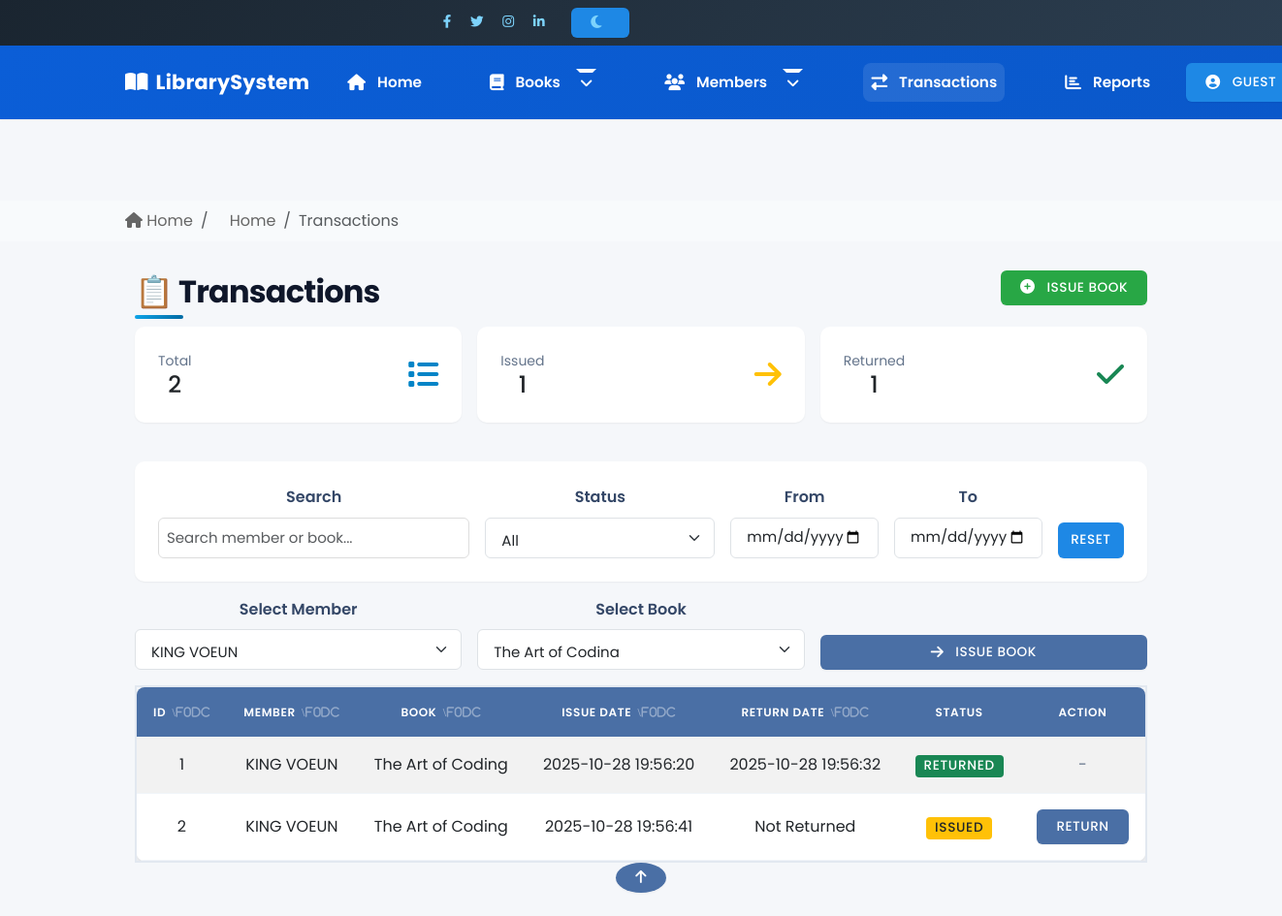
The page /transactions/ on the database as committed earlier.
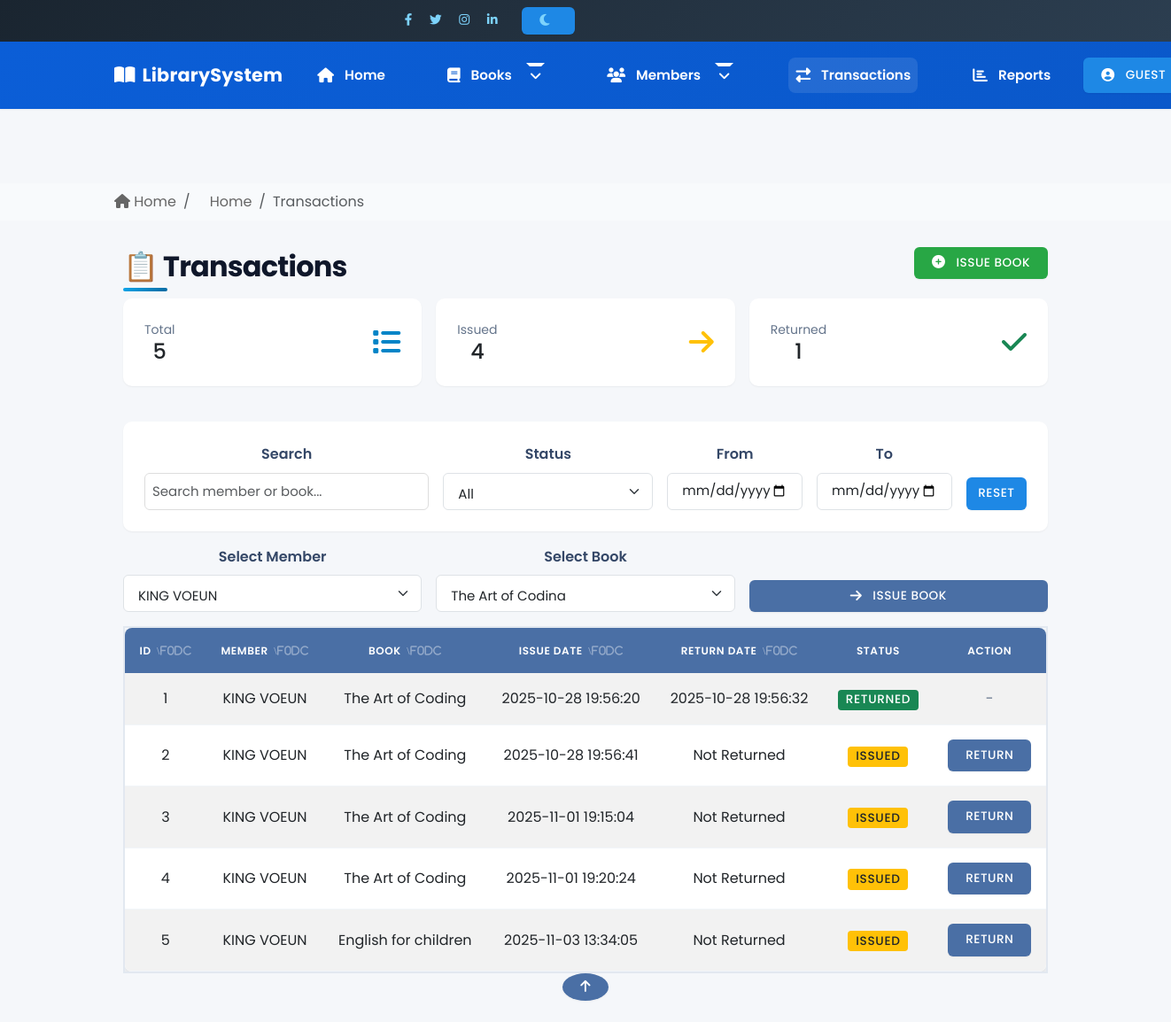
The same page on the database as committed later.
### tables this page shows
CREATE TABLE transactions (
                id INTEGER PRIMARY KEY AUTOINCREMENT,
                member_id INTEGER NOT NULL,
                book_id INTEGER NOT NULL,
                issue_date TEXT,
                return_date TEXT,
                FOREIGN KEY (member_id) REFERENCES members(id),
                FOREIGN KEY (book_id) REFERENCES books(id)
            );

CREATE TABLE members (
                id INTEGER PRIMARY KEY AUTOINCREMENT,
                full_name TEXT NOT NULL,
                email TEXT,
                phone TEXT,
                address TEXT,
                created_at TEXT
            , first_name TEXT, last_name TEXT, date_of_birth TEXT, gender TEXT, city TEXT, state TEXT, postal_code TEXT, member_type TEXT, membership_date TEXT, institution TEXT, emergency_contact_name TEXT, emergency_contact_phone TEXT, notes TEXT, terms_agreed INTEGER);

CREATE TABLE books (
                id INTEGER PRIMARY KEY AUTOINCREMENT,
                title TEXT NOT NULL,
                author TEXT NOT NULL,
                publisher TEXT,
                year_published TEXT,
                category TEXT,
                total_copies INTEGER,
                available_copies INTEGER
            );

### routes/transaction_routes.py (the view)
@transaction_bp.route('/')
def view_transactions():
    transactions = TransactionModel.get_all()
    total = len(transactions)
    issued = sum(1 for t in transactions if not t['return_date'])
    returned = total - issued
    members = MemberModel.get_all()
    books = BookModel.get_all()
    return render_template(
        'transactions.html',
        transactions=transactions,
        members=members,
        books=books,
        stats={"total": total, "issued": issued, "returned": returned}
    )

### models/book_model.py (called while the page is built)
    @staticmethod
    def connect():
        conn = sqlite3.connect('library.db')
        conn.row_factory = sqlite3.Row
        return conn

    @staticmethod
    def get_all():
        conn = BookModel.connect()
        cur = conn.cursor()
        cur.execute('SELECT * FROM books')
        books = cur.fetchall()
        conn.close()
        return books

### models/member_model.py (called while the page is built)
    @staticmethod
    def connect():
        conn = sqlite3.connect('library.db')
        conn.row_factory = sqlite3.Row  # Allows dict-like access
        return conn

    @staticmethod
    def get_all():
        conn = MemberModel.connect()
        cur = conn.cursor()
        cur.execute('SELECT * FROM members')
        data = cur.fetchall()
        conn.close()
        return data

### models/transaction_model.py (called while the page is built)
    @staticmethod
    def connect():
        conn = sqlite3.connect('library.db')
        conn.row_factory = sqlite3.Row
        return conn

    @staticmethod
    def get_all():
        conn = TransactionModel.connect()
        cur = conn.cursor()
        cur.execute('''
            SELECT t.id, m.full_name AS member_name, b.title AS book_title,
                   t.issue_date, t.return_date
            FROM transactions t
            JOIN members m ON t.member_id = m.id
            JOIN books b ON t.book_id = b.id
        ''')
        data = cur.fetchall()
        conn.close()
        return data

### templates/transactions.html (shortened to what this page needs)
{% extends 'base.html' %}
{% block breadcrumb %}
  <li class="breadcrumb-item"><a href="/" class="text-decoration-none">Home</a></li>
  <li class="breadcrumb-item active" aria-current="page">Transactions</li>
{% endblock %}
{% block content %}
<div class="container mt-2" id="tx-page">
  <div class="d-flex flex-wrap align-items-center justify-content-between gap-2 mb-3">
    <h2 class="mb-0">📋 Transactions</h2>
    <a href="{{ url_for('transaction_bp.issue_book') }}" class="btn btn-success">
      <i class="fas fa-plus-circle me-1"></i> Issue Book
    </a>
  </div>
  {% if stats %}
  <div class="row g-3 mb-3">
    <div class="col-md-4">
      <div class="card stat-card border-0 shadow-sm">
        <div class="card-body d-flex align-items-center justify-content-between">
          <div>
            <div class="text-muted small">Total</div>
            <div class="h4 mb-0">{{ stats.total }}</div>
          </div>
          <i class="fas fa-list fa-2x text-primary"></i>
        </div>
      </div>
    </div>
    <div class="col-md-4">
      <div class="card stat-card border-0 shadow-sm">
        <div class="card-body d-flex align-items-center justify-content-between">
          <div>
            <div class="text-muted small">Issued</div>
            <div class="h4 mb-0">{{ stats.issued }}</div>
          </div>
          <i class="fas fa-arrow-right fa-2x text-warning"></i>
        </div>
      </div>
    </div>
    <div class="col-md-4">
      <div class="card stat-card border-0 shadow-sm">
        <div class="card-body d-flex align-items-center justify-content-between">
          <div>
            <div class="text-muted small">Returned</div>
            <div class="h4 mb-0">{{ stats.returned }}</div>
          </div>
          <i class="fas fa-check fa-2x text-success"></i>
        </div>
      </div>
    </div>
  </div>
  {% endif %}
  <div class="card border-0 shadow-sm mb-3">
    <div class="card-body">
      <div class="row g-3 align-items-end">
        <div class="col-md-4">
          <label class="form-label">Search</label>
          <input type="text" id="tx-search" class="form-control" placeholder="Search member or book...">
        </div>
        <div class="col-md-3">
          <label class="form-label">Status</label>
          <select id="tx-status" class="form-select">
            <option value="all" selected>All</option>
          </select>
        </div>
        <div class="col-md-2">
          <label class="form-label">From</label>
          <input type="date" id="tx-from" class="form-control">
        </div>
        <div class="col-md-2">
          <label class="form-label">To</label>
          <input type="date" id="tx-to" class="form-control">
        </div>
        <div class="col-md-1 d-grid">
          <button class="btn btn-outline-secondary" id="tx-reset">Reset</button>
        </div>
      </div>
    </div>
  </div>
  {% if members and books %}
  <form action="{{ url_for('transaction_bp.issue_book') }}" method="POST" class="mb-3">
    <div class="row g-3 align-items-end">
      <div class="col-md-4">
        <label for="member_id" class="form-label">Select Member</label>
        <select name="member_id" class="form-select" required>
          {% for m in members %}
          <option value="{{ m.id }}">{{ m.full_name }}</option>
          {% endfor %}
        </select>
      </div>
      <div class="col-md-4">
        <label for="book_id" class="form-label">Select Book</label>
        <select name="book_id" class="form-select" required>
          {% for b in books %}
          <option value="{{ b.id }}">{{ b.title }}</option>
          {% endfor %}
        </select>
      </div>
      <div class="col-md-4 d-grid">
        <button type="submit" class="btn btn-primary w-100">
          <i class="fas fa-arrow-right me-1"></i> Issue Book
        </button>
      </div>
    </div>
  </form>
  {% endif %}
  {% if transactions %}
  <div class="table-responsive">
    <table class="table table-striped table-hover align-middle" id="tx-table">
      <thead class="table-dark">
        <tr>
          <th data-sort="id" class="sortable">ID</th>
          <th data-sort="member" class="sortable">Member</th>
          <th data-sort="book" class="sortable">Book</th>
          <th data-sort="issue" class="sortable">Issue Date</th>
          <th data-sort="return" class="sortable">Return Date</th>
          <th>Status</th>
          <th>Action</th>
        </tr>
      </thead>
      <tbody>
        {% for t in transactions %}
        {% set is_returned = 1 if t.return_date else 0 %}
        <tr data-id="{{ t.id }}" data-member="{{ t.member_name|lower }}" data-book="{{ t.book_title|lower }}"
            data-issue="{{ t.issue_date }}" data-return="{{ t.return_date or '' }}"
            data-status="{{ 'returned' if is_returned else 'issued' }}">
          <td>{{ t.id }}</td>
          <td>{{ t.member_name }}</td>
          <td>{{ t.book_title }}</td>
          <td>{{ t.issue_date }}</td>
          <td>{{ t.return_date or 'Not Returned' }}</td>
          <td>
            {% if not t.return_date %}
            <span class="badge bg-warning text-dark">Issued</span>
            {% else %}
            <span class="badge bg-success">Returned</span>
            {% endif %}
          </td>
          <td>
            {% if not t.return_date %}
            <a href="{{ url_for('transaction_bp.return_book', transaction_id=t.id) }}" class="btn btn-primary btn-sm">Return</a>
            {% else %}
            <span class="text-muted">-</span>
            {% endif %}
          </td>
        </tr>
        {% endfor %}
      </tbody>
    </table>
  </div>
  {% else %}
  <p class="text-center text-muted">No transactions yet.</p>
  {% endif %}
</div>
{% endblock %}

### templates/base.html (shortened to what this page needs)
<!DOCTYPE html>
<html lang="en" data-bs-theme="light">
<head>
  <link href="https://cdn.jsdelivr.net/npm/bootstrap@5.3.0/dist/css/bootstrap.min.css" rel="stylesheet">
  <link rel="stylesheet" href="https://cdnjs.cloudflare.com/ajax/libs/font-awesome/6.4.0/css/all.min.css">
  <link rel="stylesheet" href="{{ url_for('static', filename='css/style.css') }}">
  <link rel="stylesheet" href="{{ url_for('static', filename='css/modern-style.css') }}">
  <link href="https://unpkg.com/aos@2.3.1/dist/aos.css" rel="stylesheet">
</head>
<body class="d-flex flex-column min-vh-100">
  <div class="top-bar bg-dark text-light py-2 d-none d-md-block">
    <div class="container">
      <div class="row">
        <div class="col-md-6 text-end">
          <div class="d-inline-block me-3">
            <a href="#" class="text-light me-2"><i class="fab fa-facebook-f"></i></a>
            <a href="#" class="text-light me-2"><i class="fab fa-twitter"></i></a>
            <a href="#" class="text-light me-2"><i class="fab fa-instagram"></i></a>
            <a href="#" class="text-light"><i class="fab fa-linkedin-in"></i></a>
          </div>
          <div class="d-inline-block">
            <button class="btn btn-sm btn-outline-light" id="themeToggle">
            </button>
          </div>
        </div>
      </div>
    </div>
  </div>
  <nav class="navbar navbar-expand-lg navbar-modern sticky-top shadow-sm">
    <div class="container">
      <a class="navbar-brand d-flex align-items-center" href="/">
        <i class="fas fa-book-open me-2"></i>
        <span class="fw-bold">Library</span>System
      </a>
      <div class="collapse navbar-collapse" id="navbarNav">
        <ul class="navbar-nav me-auto">
          <li class="nav-item">
            <a class="nav-link {% if request.path == '/' %}active{% endif %}" href="/">
              <i class="fas fa-home me-1"></i> Home
            </a>
          </li>
          <li class="nav-item dropdown">
            <a class="nav-link dropdown-toggle {% if '/books' in request.path %}active{% endif %}" href="#"
              id="booksDropdown" role="button" data-bs-toggle="dropdown">
              <i class="fas fa-book me-1"></i> Books
            </a>
          </li>
          <li class="nav-item dropdown">
            <a class="nav-link dropdown-toggle {% if '/members' in request.path %}active{% endif %}" href="#"
              id="membersDropdown" role="button" data-bs-toggle="dropdown">
              <i class="fas fa-users me-1"></i> Members
            </a>
          </li>
          <li class="nav-item">
            <a class="nav-link {% if '/transactions' in request.path %}active{% endif %}" href="/transactions">
              <i class="fas fa-exchange-alt me-1"></i> Transactions
            </a>
          </li>
          <li class="nav-item">
            <a class="nav-link" href="/reports">
              <i class="fas fa-chart-bar me-1"></i> Reports
            </a>
          </li>
        </ul>
        <div class="dropdown">
          <a class="btn btn-outline-light dropdown-toggle" href="#" role="button" id="userDropdown"
            data-bs-toggle="dropdown">
            <i class="fas fa-user-circle me-1"></i>
            {% if 'user_name' in session %}
            {{ session['user_name'].split(' ')[0] }}
            {% else %}
            Guest
            {% endif %}
          </a>
        </div>
      </div>
    </div>
  </nav>
  <main class="flex-grow-1 py-4">
    <nav aria-label="breadcrumb" class="bg-light py-2 mb-4">
      <div class="container">
        <ol class="breadcrumb mb-0">
          <li class="breadcrumb-item"><a href="/" class="text-decoration-none"><i class="fas fa-home"></i> Home</a></li>
          {% block breadcrumb %}{% endblock %}
        </ol>
      </div>
    </nav>
    <div class="{% block container_class %}container{% endblock %}">
      {% block content %}{% endblock %}
    </div>
    <button type="button" class="btn btn-primary btn-floating btn-lg rounded-circle" id="btn-back-to-top">
      <i class="fas fa-arrow-up"></i>
    </button>
  </main>
</body>
</html>

### static/css/style.css (style rules this page uses)
body { font-family: 'Segoe UI', Arial, sans-serif; background-color: #f5f7fa; margin: 0; padding: 0; color: #333; }
nav ul { list-style: none; margin: 10px 0 0; padding: 0; }
nav ul li { display: inline-block; margin: 0 15px; }
nav ul li a { text-decoration: none; color: white; font-weight: bold; transition: 0.3s; }
main { text-align: center; margin-top: 60px; }
.btn { display: inline-block; padding: 12px 25px; background-color: #1e88e5; color: white; text-decoration: none; border-radius: 6px; font-weight: bold; transition: 0.3s; }
:root { --accent: #2b6df6; --muted: #666 }
* { box-sizing: border-box }
body { font-family: Inter, Arial, sans-serif; line-height: 1.4; margin: 0; background: #f6f8fb; color: #111 }
.container { max-width: 980px; margin: 28px auto; padding: 0 16px }
nav a { margin-left: 14px; text-decoration: none; color: var(--muted) }
h2 { margin-top: 8px }
form label { display: block; margin-bottom: 8px }
input[type=text], input[type=number] { width: 100%; padding: 8px; border: 1px solid #ddd; border-radius: 6px }
button { background: var(--accent); color: white; padding: 8px 12px; border: none; border-radius: 8px; cursor: pointer }
h2 { color: #333; }
.table { border-radius: 10px; overflow: hidden; background-color: #fff; box-shadow: 0 0 8px rgba(0, 0, 0, 0.05); }
.table th, .table td { vertical-align: middle; }
.navbar { box-shadow: 0 3px 6px rgba(0, 0, 0, 0.1); }
body { background-color: #f8f9fa; font-family: "Poppins", sans-serif; }
h2 { font-weight: 600; }
.btn { border-radius: 8px; }
.navbar-brand { font-weight: bold; font-size: 1.3rem; }
.container { max-width: 1000px; }

### templates/base.html (style rules this page uses)
:root { --primary-color: #4a6fa5; --secondary-color: #6c757d; --success-color: #28a745; --danger-color: #dc3545; --warning-color: #ffc107; --info-color: #17a2b8; --light-color: #f8f9fa; --dark-color: #343a40; --body-bg: #f5f7fa; --card-shadow: 0 4px 6px rgba(0, 0, 0, 0.1); --transition: all 0.3s ease; }
body { font-family: 'Poppins', sans-serif; background-color: var(--body-bg); color: #333; line-height: 1.6; }

### templates/transactions.html (style rules this page uses)
#tx-page .stat-card { background: #fff; }
#tx-page .sortable { cursor: pointer; }
#tx-page .sortable:after { content: '\\f0dc'; font-family: 'Font Awesome 6 Free'; font-weight: 900; margin-left: .4rem; opacity: .4; }
#tx-page .badge { font-size: .85rem; }
#tx-page .form-label { font-weight: 600; color: #344767; }

Rows that differ between the two databases and show on the page:
added transactions: id "3", member_name "KING VOEUN", book_title "The Art of Coding", issue_date "2025-11-01 19:15:04", return_date "Not Returned", shows "ISSUED"
added transactions: id "4", member_name "KING VOEUN", book_title "The Art of Coding", issue_date "2025-11-01 19:20:24", return_date "Not Returned", shows "ISSUED"
added transactions: id "5", member_name "KING VOEUN", book_title "English for children", issue_date "2025-11-03 13:34:05", return_date "Not Returned", shows "ISSUED"
Other text that changed with them:
{{ stats.total }}: "2" → "5"
{{ stats.issued }}: "1" → "4"
